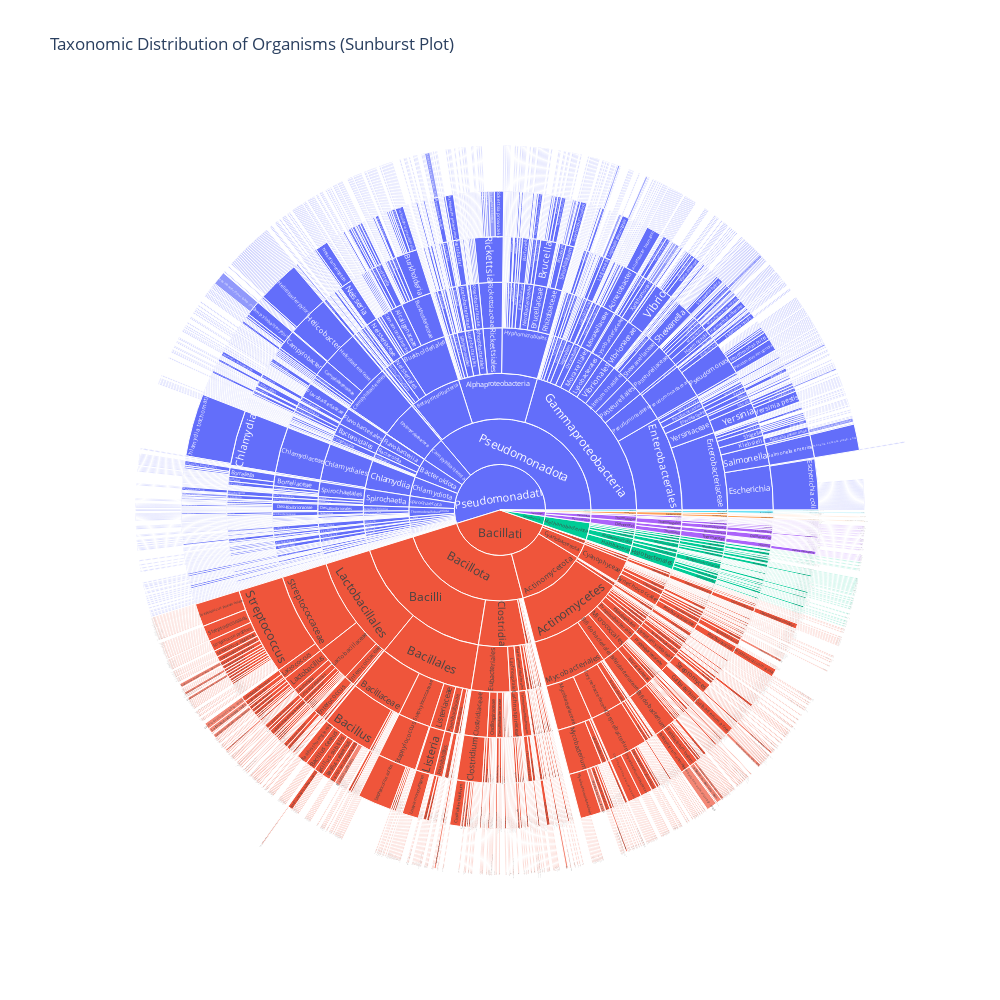

Notebook source saved alongside this figure:
### Markdown cell above
## Interactive Plots with Plotly

### Code cell
# Define taxonomic levels in hierarchical order
taxonomy_levels = ['kingdom', 'phylum', 'class', 'order', 'family', 'genus', 'species', 'subspecies', 'strain']

# Prepare data for sunburst plot
# Build hierarchical structure where each organism contributes to its full taxonomic path
sunburst_records = []

for _, row in organism_taxonomy_df.iterrows():
    # Build the full path from kingdom to deepest level
    path_values = []
    path_ids = []
    
    for i, level in enumerate(taxonomy_levels):
        value = row.get(level, '?')
        # Skip missing or unknown values
        if pd.isna(value) or str(value) == '?' or str(value).strip() == '':
            break
        
        value_str = str(value).strip()
        if value_str:
            # Create unique ID: concatenate all parent levels
            if i == 0:
                current_id = value_str
            else:
                current_id = ' > '.join(path_values + [value_str])
            
            path_values.append(value_str)
            path_ids.append(current_id)
    
    # Only process if we have at least kingdom level
    if len(path_values) > 0:
        # For each level in the path, create a record
        for i, (level, value, path_id) in enumerate(zip(taxonomy_levels[:len(path_values)], path_values, path_ids)):
            parent_id = path_ids[i-1] if i > 0 else ""
            sunburst_records.append({
                'ids': path_id,
                'labels': value,
                'parents': parent_id,
                'level': level
            })

# Convert to DataFrame
sunburst_df = pd.DataFrame(sunburst_records)

# Count organisms at each taxonomic node
# Each organism appears once at each level in its path
# We need to count unique organisms per node
sunburst_counts = sunburst_df.groupby(['ids', 'labels', 'parents', 'level']).size().reset_index(name='count')

# Create sunburst plot
fig = px.sunburst(
    sunburst_counts,
    ids='ids',
    parents='parents',
    values='count',
    names='labels',
    title='Taxonomic Distribution of Organisms (Sunburst Plot)',
    branchvalues='total',
    maxdepth=9  # Show all taxonomic levels
)

# Update layout for better visibility
fig.update_layout(
    width=1000,
    height=1000,
    font_size=12
)

# Save plot (try PNG first, fallback to HTML)
# PNG export requires kaleido with a working browser
try:
    fig.write_image("sunburst_taxonomic_distribution.png", format='png', width=3000, height=3000, scale=1)
    print("✓ Image saved successfully as 'sunburst_taxonomic_distribution.png'")
except Exception as e:
    error_msg = str(e)
    if "browser" in error_msg.lower() or "chrome" in error_msg.lower() or "chromium" in error_msg.lower():
        print("⚠ Could not save PNG image (browser issue with kaleido)")
        print("  Kaleido requires a working Chrome/Chromium browser.")
        print("  You can try: choreo_get_chrome")
        print("  Or use the HTML export below (no browser needed)")
    else:
        print(f"⚠ Could not save PNG image: {error_msg}")
        print("  To save PNG images, ensure kaleido is installed: pip install -U kaleido")
    
    # Fallback: save as HTML (always works, no browser needed)
    try:
        fig.write_html("sunburst_taxonomic_distribution.html")
        print("✓ Saved as interactive HTML: 'sunburst_taxonomic_distribution.html'")
        print("  (You can open this file in a web browser and take a screenshot if needed)")
    except Exception as e2:
        print(f"⚠ Could not save HTML either: {e2}")

fig.show()

# Print summary statistics
print("\nSummary by taxonomic level:")
print("=" * 60)
for level in taxonomy_levels:
    level_data = sunburst_counts[sunburst_counts['level'] == level]
    if len(level_data) > 0:
        total_count = level_data['count'].sum()
        unique_count = len(level_data)
        print(f"{level.capitalize():15s}: {unique_count:5d} unique values, {total_count:6d} total organisms")

### Figure 1 — Plotly figure (JSON) as saved in the notebook; plotly's stock layout.template omitted (floating-point values rounded to 4 significant figures; data arrays with more than 128 entries replaced by an {"elided": "..."} marker saying what was removed)
{"data": [{"branchvalues": "total", "domain": {"x": [0, 1], "y": [0, 1]}, "hovertemplate": "labels=%{label}<br>count=%{value}<br>parent=%{parent}<br>id=%{id}<extra></extra>", "ids": {"elided": "3363 str values"}, "labels": {"elided": "3363 str values"}, "maxdepth": 9, "name": "", "parents": {"elided": "3363 str values"}, "type": "sunburst", "values": {"elided": "3363 int values"}}], "layout": {"font": {"size": 12}, "height": 1000, "legend": {"tracegroupgap": 0}, "title": {"text": "Taxonomic Distribution of Organisms (Sunburst Plot)"}, "width": 1000}}
